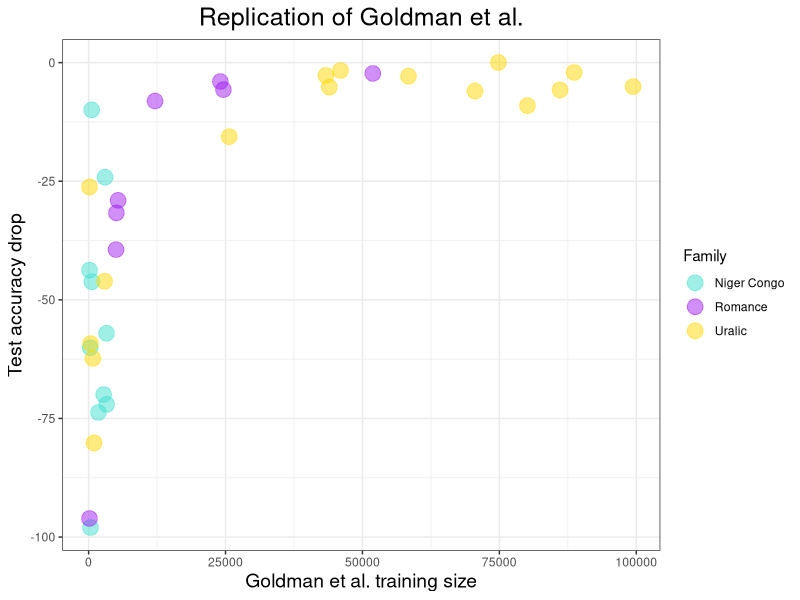
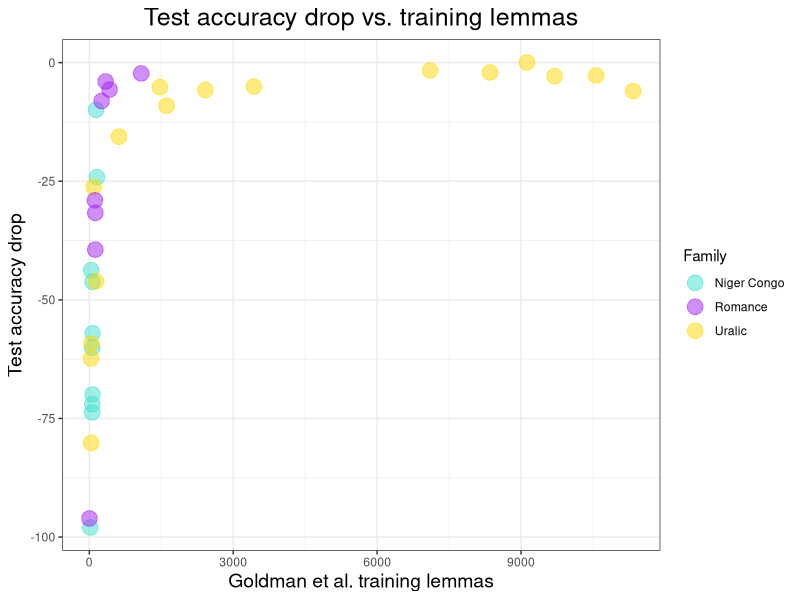
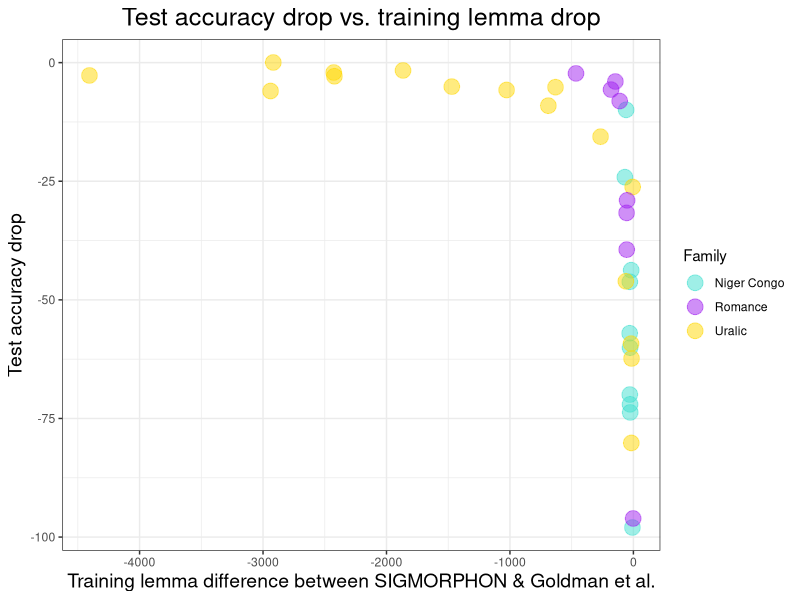
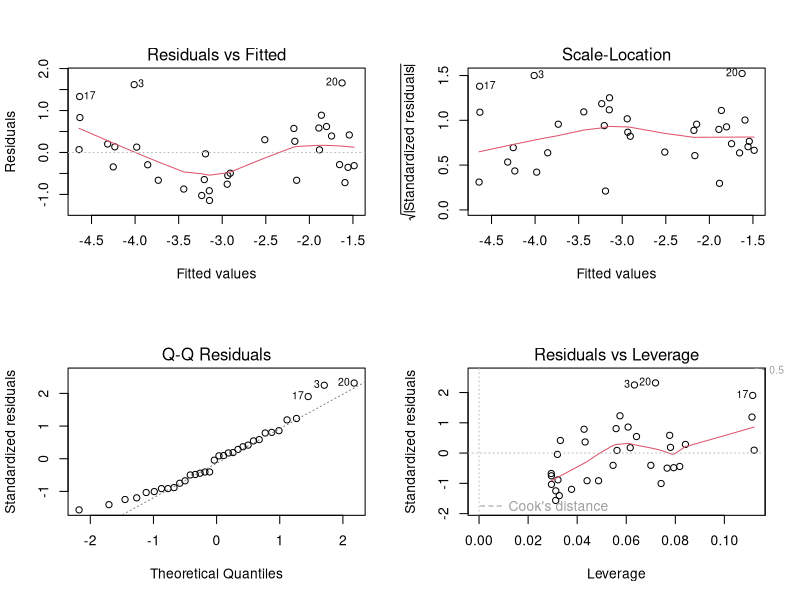
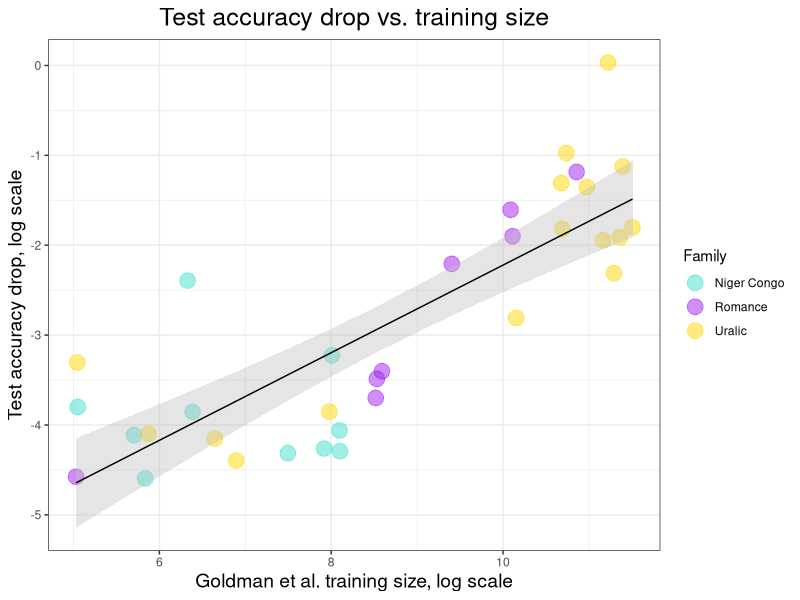
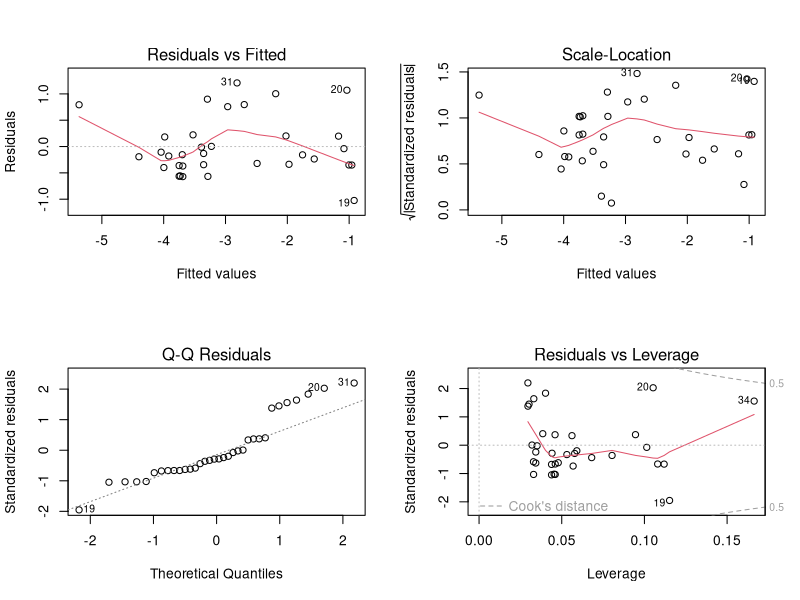
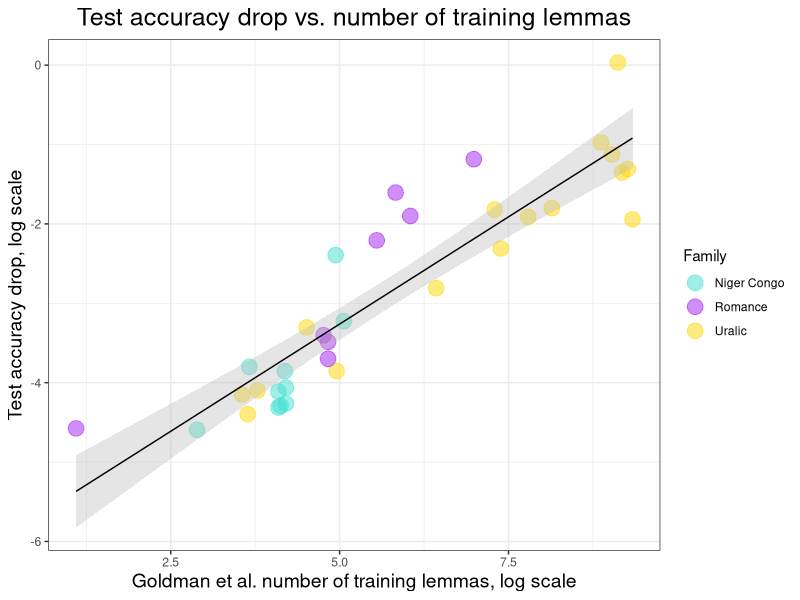
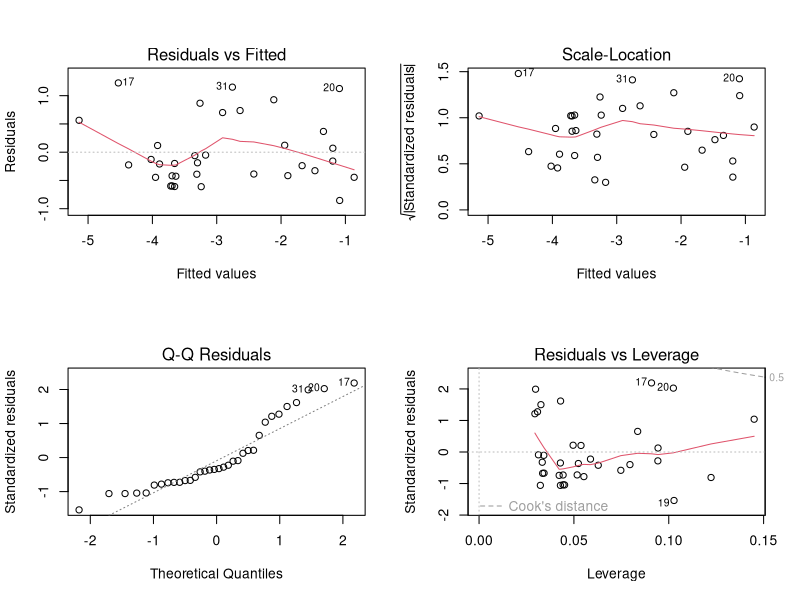

Source code (R) for these figures, in order:
## ---- chunk 1
library(ggplot2)
library(tidyverse)
library(car)
library(mgcv)
require(splines)
## ---- chunk 2
# Read in the data 
df<-read.csv("replication/replication_complete.csv")

# Make the family column pretty 
df$Family = str_to_title(str_replace(df$Family, "_", " "))

# We're going to be making a lot of log-log plots, so lets make our lives easier:
df$log_test_acc_drop = -1*log((-1*df$test_acc_drop)+1)
df$log_train_lemma_diff = -1*log(-1*df$train_lemma_diff_raw)
## ---- chunk 3
# We'll use this helper function to run our stats
correlations <- function(a, b){
  for (m in list("pearson", "spearman", "kendall")){
    # Supressing warnings bc we'll get them whenever there are ties 
    suppressWarnings(res <- cor.test(a, b, method = m))
    formatted <- sprintf("%s: %f (p = %e)", res$method, res$estimate, res$p.value)
    print(formatted)
  }
}

# We'll use this helper function to get information about our model
eval_model <- function(model, df){
  rsquared = summary(model)$r.squared
  AIC = AIC(model)
  results <- sprintf("R^2: %f, AIC: %f", rsquared, AIC)
  print(results)
  layout(matrix(c(1,2,3,4),2,2)) 
  plot(model)
  return(predict(model, df, se = TRUE))
}

# We'll use this helper function to compare two models 
compare_models <- function(model_both, model_single){
  layout(matrix(c(1,2,3,4),2,2)) 
  plot(model_both)
  AIC = AIC(model_both)
  anovap = anova(model_both, model_single)$`Pr(>F)`[-1]
  results <- sprintf("AIC: %f, ANOVA p: %f", AIC, anovap)
  print(results)
  vif(model_both)
}
## ---- chunk 4
df %>% 
  ggplot(aes(Goldman_train_size, test_acc_drop)) + 
  geom_point(aes(colour = Family), size = 5, alpha = 0.5) + 
  scale_color_manual(values=c("turquoise", "purple", "gold")) + 
  theme_bw() + 
  xlab("Goldman et al. training size") + 
  ylab("Test accuracy drop") + 
  ggtitle("Replication of Goldman et al.") + 
  theme(plot.title = element_text(hjust=0.5, size=18), 
        axis.title.y = element_text(size=14),
        axis.title.x = element_text(size=14),
        )
## ---- chunk 5
df %>% 
  ggplot(aes(Goldman_train_lemmas, test_acc_drop)) + 
  geom_point(aes(colour = Family), size = 5, alpha = 0.5) + 
  scale_color_manual(values=c("turquoise", "purple", "gold")) + 
  theme_bw() + 
  xlab("Goldman et al. training lemmas") + 
  ylab("Test accuracy drop") + 
  ggtitle("Test accuracy drop vs. training lemmas") + 
  theme(plot.title = element_text(hjust=0.5, size=18), 
        axis.title.y = element_text(size=14),
        axis.title.x = element_text(size=14),
  )
## ---- chunk 6
df %>% 
  ggplot(aes(train_lemma_diff_raw, test_acc_drop)) + 
  geom_point(aes(colour = Family), size = 5, alpha = 0.5) + 
  scale_color_manual(values=c("turquoise", "purple", "gold")) + 
  theme_bw() + 
  xlab("Training lemma difference between SIGMORPHON & Goldman et al.") + 
  ylab("Test accuracy drop") + 
  ggtitle("Test accuracy drop vs. training lemma drop") + 
  theme(plot.title = element_text(hjust=0.5, size=18), 
        axis.title.y = element_text(size=14),
        axis.title.x = element_text(size=14),
  )
## ---- chunk 7
train_size_lm = lm(log_test_acc_drop ~ log(Goldman_train_size), data = df)
pred <- eval_model(train_size_lm, df)

df %>% 
  ggplot(aes(log(Goldman_train_size), log_test_acc_drop)) + 
  geom_point(aes(colour = Family), size = 5, alpha = 0.5) + 
  scale_color_manual(values=c("turquoise", "purple", "gold")) + 
  theme_bw() + 
  xlab("Goldman et al. training size, log scale") + 
  ylab("Test accuracy drop, log scale") + 
  ggtitle("Test accuracy drop vs. training size") + 
  theme(plot.title = element_text(hjust=0.5, size=18), 
        axis.title.y = element_text(size=14),
        axis.title.x = element_text(size=14),
  )  +
  geom_ribbon(aes(x = log(Goldman_train_size), 
                  ymin = pred$fit - 2 * pred$se.fit, 
                  ymax = pred$fit + 2 * pred$se.fit), 
              fill = "grey", 
              alpha = .4) + 
  geom_line(aes(x = log(Goldman_train_size), y = pred$fit), color = "black")
ggsave("../writeup/figs/lm_drop_size.png", dpi=500)

correlations(log(df$Goldman_train_size), df$log_test_acc_drop)
## ---- chunk 8
train_lemma_lm = lm(log_test_acc_drop ~ log(Goldman_train_lemmas), data = df)
pred <- eval_model(train_lemma_lm, df)

df %>% 
  ggplot(aes(log(Goldman_train_lemmas), log_test_acc_drop)) + 
  geom_point(aes(colour = Family), size = 5, alpha = 0.5) + 
  scale_color_manual(values=c("turquoise", "purple", "gold")) + 
  theme_bw() + 
  xlab("Goldman et al. number of training lemmas, log scale") + 
  ylab("Test accuracy drop, log scale") + 
  ggtitle("Test accuracy drop vs. number of training lemmas") + 
  theme(plot.title = element_text(hjust=0.5, size=18), 
        axis.title.y = element_text(size=14),
        axis.title.x = element_text(size=14),
  )  + 
  geom_ribbon(aes(x = log(Goldman_train_lemmas), 
                 ymin = pred$fit - 2 * pred$se.fit, 
                 ymax = pred$fit + 2 * pred$se.fit), 
             fill = "grey", 
             alpha = .4) + 
  geom_line(aes(x = log(Goldman_train_lemmas), y = pred$fit), color = "black")
ggsave("../writeup/figs/lm_drop_lemmas.png", dpi=500)

correlations(log(df$Goldman_train_lemmas), df$log_test_acc_drop)
## ---- chunk 9
lemma_drop_lm = lm(log_test_acc_drop ~ log_train_lemma_diff, data = df)
pred <- eval_model(lemma_drop_lm, df)

df %>% 
  ggplot(aes(log_train_lemma_diff, log_test_acc_drop)) + 
  geom_point(aes(colour = Family), size = 5, alpha = 0.5) + 
  scale_color_manual(values=c("turquoise", "purple", "gold")) + 
  theme_bw() + 
  xlab("Training lemma drop, log scale") + 
  ylab("Test accuracy drop, log scale") + 
  ggtitle("Test accuracy drop vs. training lemma drop") +
  theme(plot.title = element_text(hjust=0.5, size=18), 
        axis.title.y = element_text(size=14),
        axis.title.x = element_text(size=14),
  )  + 
  geom_ribbon(aes(x = log_train_lemma_diff, 
                 ymin = pred$fit - 2 * pred$se.fit, 
                 ymax = pred$fit + 2 * pred$se.fit), 
             fill = "grey", 
             alpha = .4) + 
  geom_line(aes(x = log_train_lemma_diff, y = pred$fit), color = "black")

ggsave("../writeup/figs/lm_drop_drop.png", dpi=500)
correlations(df$log_train_lemma_diff, df$log_test_acc_drop)
## ---- chunk 10
df %>% 
  ggplot(aes(log(Goldman_train_size), log(Goldman_train_lemmas))) + 
  geom_point(aes(colour = Family), size = 5, alpha = 0.5) + 
  scale_color_manual(values=c("turquoise", "purple", "gold")) + 
  theme_bw() + 
  xlab("Goldman et al. training size, log scale") + 
  ylab("Goldman et al. number of training lemmas, log scale") + 
  ggtitle("Training size vs. training lemmas, log scale") + 
  theme(plot.title = element_text(hjust=0.5, size=18), 
        axis.title.y = element_text(size=14),
        axis.title.x = element_text(size=14),
  )  + 
  stat_smooth(method="lm", color="black", size=0.5, alpha = 0.5)

correlations(log(df$Goldman_train_size), log(df$Goldman_train_lemmas))
## ---- chunk 11
df %>%
  ggplot(aes(log(Goldman_train_size), log_train_lemma_diff)) + 
  geom_point(aes(colour = Family), size = 5, alpha = 0.5) + 
  scale_color_manual(values=c("turquoise", "purple", "gold")) + 
  theme_bw() + 
  xlab("Goldman et al. training size, log scale") + 
  ylab("Training lemma difference, log scale") + 
  ggtitle("Training size vs. training lemma drop") + 
  theme(plot.title = element_text(hjust=0.5, size=18), 
        axis.title.y = element_text(size=14),
        axis.title.x = element_text(size=14),
  )  + 
  stat_smooth(method="lm", color="black", size=0.5, alpha = 0.5)

correlations(log(df$Goldman_train_size), df$log_train_lemma_diff)
## ---- chunk 12
df %>%
  ggplot(aes(log(Goldman_train_lemmas), log_train_lemma_diff)) + 
  geom_point(aes(colour = Family), size = 5, alpha = 0.5) + 
  scale_color_manual(values=c("turquoise", "purple", "gold")) + 
  theme_bw() + 
  xlab("Goldman et al. training lemmas, log scale") + 
  ylab("Training lemma difference, log scale") + 
  ggtitle("Training lemmas vs. training lemma drop") + 
  theme(plot.title = element_text(hjust=0.5, size=18), 
        axis.title.y = element_text(size=14),
        axis.title.x = element_text(size=14),
  )  + 
  stat_smooth(method="lm", color="black", size=0.5, alpha = 0.5)

correlations(log(df$Goldman_train_lemmas), df$log_train_lemma_diff)
## ---- chunk 13
lemmas_plus_train_lm = lm(log_test_acc_drop ~ log(Goldman_train_size) + log(Goldman_train_lemmas), data = df)
summary(lemmas_plus_train_lm)$r.squared
compare_models(lemmas_plus_train_lm, train_lemma_lm)
## ---- chunk 14
lemmas_drop_lm = lm(log_test_acc_drop ~ log(Goldman_train_lemmas) + log_train_lemma_diff, data = df)
summary(lemmas_drop_lm)$r.squared
compare_models(lemmas_drop_lm, train_lemma_lm)
## ---- chunk 15
ns_train_size_lm = lm(log_test_acc_drop ~ ns(log(Goldman_train_size), df=3), data = df)
pred <- eval_model(ns_train_size_lm, df)

df %>% 
  ggplot(aes(log(Goldman_train_size), log_test_acc_drop)) + 
  geom_point(aes(colour = Family), size = 5, alpha = 0.5) + 
  scale_color_manual(values=c("turquoise", "purple", "gold")) + 
  theme_bw() + 
  xlab("Goldman et al. training size, log scale") + 
  ylab("Test accuracy drop, log scale") + 
  ggtitle("Test accuracy drop vs. training size") + 
  theme(plot.title = element_text(hjust=0.5, size=18), 
        axis.title.y = element_text(size=14),
        axis.title.x = element_text(size=14),
  )  +
  geom_ribbon(aes(x = log(Goldman_train_size), 
                  ymin = pred$fit - 2 * pred$se.fit, 
                  ymax = pred$fit + 2 * pred$se.fit), 
              fill = "grey", 
              alpha = .4) + 
  geom_line(aes(x = log(Goldman_train_size), y = pred$fit), color = "black")

ggsave("../writeup/figs/ns_drop_size.png", dpi=500)
## ---- chunk 16
ns_train_lemma_lm = lm(log_test_acc_drop ~ ns(log(Goldman_train_lemmas), df = 3), data = df)
pred <- eval_model(ns_train_lemma_lm, df)

df %>% 
  ggplot(aes(log(Goldman_train_lemmas), log_test_acc_drop)) + 
  geom_point(aes(colour = Family), size = 5, alpha = 0.5) + 
  scale_color_manual(values=c("turquoise", "purple", "gold")) + 
  theme_bw() + 
  xlab("Goldman et al. number of training lemmas, log scale") + 
  ylab("Test accuracy drop, log scale") + 
  ggtitle("Test accuracy drop vs. number of training lemmas") + 
  theme(plot.title = element_text(hjust=0.5, size=18), 
        axis.title.y = element_text(size=14),
        axis.title.x = element_text(size=14),
  )  + 
  geom_ribbon(aes(x = log(Goldman_train_lemmas), 
                 ymin = pred$fit - 2 * pred$se.fit, 
                 ymax = pred$fit + 2 * pred$se.fit), 
             fill = "grey", 
             alpha = .4) + 
  geom_line(aes(x = log(Goldman_train_lemmas), y = pred$fit), color = "black")

ggsave("../writeup/figs/ns_drop_lemmas.png", dpi=500)
## ---- chunk 17
ns_lemma_drop_lm = lm(log_test_acc_drop ~ ns(log_train_lemma_diff, df = 3), data = df)
pred <- eval_model(ns_lemma_drop_lm, df)

df %>% 
  ggplot(aes(log_train_lemma_diff, log_test_acc_drop)) + 
  geom_point(aes(colour = Family), size = 5, alpha = 0.5) + 
  scale_color_manual(values=c("turquoise", "purple", "gold")) + 
  theme_bw() + 
  xlab("Training lemma drop, log scale") + 
  ylab("Test accuracy drop, log scale") + 
  ggtitle("Test accuracy drop vs. training lemma drop") +
  theme(plot.title = element_text(hjust=0.5, size=18), 
        axis.title.y = element_text(size=14),
        axis.title.x = element_text(size=14),
  )  + 
  geom_ribbon(aes(x = log_train_lemma_diff, 
                 ymin = pred$fit - 2 * pred$se.fit, 
                 ymax = pred$fit + 2 * pred$se.fit), 
             fill = "grey", 
             alpha = .4) + 
  geom_line(aes(x = log_train_lemma_diff, y = pred$fit), color = "black")

ggsave("../writeup/figs/ns_drop_drop.png", dpi=500)
## ---- chunk 18
ns_lemmas_plus_train_lm = lm(log_test_acc_drop ~ ns(log(Goldman_train_size), df = 3) + ns(log(Goldman_train_lemmas), df = 3), data = df)
summary(ns_lemmas_plus_train_lm)$r.squared
compare_models(ns_lemmas_plus_train_lm, ns_train_lemma_lm)
## ---- chunk 19
ns_lemmas_drop_lm = lm(log_test_acc_drop ~ ns(log(Goldman_train_lemmas), df = 3) + ns(log_train_lemma_diff, df = 3), data = df)
summary(ns_lemmas_drop_lm)$r.squared
compare_models(ns_lemmas_drop_lm, ns_train_lemma_lm)
## ---- chunk 20
Gold <- df %>% 
  select(train=Goldman_train_size, 
         lemmas = Goldman_train_lemmas,
         test = Goldman_test_acc, 
         Family = Family
         ) 
Gold$Type = "Goldman"

Sigm <- df %>% 
  select(train = SIGMORPHON_train_size,
         lemmas = SIGMORPHON_train_lemmas,
         test = SIGMORPHON_test_acc,
         Family = Family
         )
Sigm$Type = "SIGMORPHON"

new_df = rbind(Gold, Sigm)
## ---- chunk 21
new_df %>% 
  ggplot(aes(log(train), log(test + 1), color = Type)) +
  geom_point(aes(shape = Family), size = 5, alpha = 0.5) + 
  scale_color_manual(values=c("turquoise", "purple", "gold")) + 
  stat_smooth(aes(color=Type), method="lm", size=0.5, alpha = 0.5)+ 
  theme_bw() + 
  xlab("Training size, log scale") + 
  ylab("Test accuracy, log scale") + 
  ggtitle("Test accuracy vs. training size") + 
  theme(plot.title = element_text(hjust=0.5, size=18), 
        axis.title.y = element_text(size=14),
        axis.title.x = element_text(size=14),
  ) 
print("-------GOLDMAN ------")
correlations(log(df$Goldman_train_size), log(df$Goldman_test_acc + 1))
print("-------SIGMORPHON -------")
correlations(log(df$SIGMORPHON_train_size), log(df$SIGMORPHON_test_acc + 1))
## ---- chunk 22
new_df %>% 
  ggplot(aes(log(lemmas), log(test + 1), color = Type)) +
  geom_point(aes(shape = Family), size = 5, alpha = 0.5) + 
  scale_color_manual(values=c("turquoise", "purple", "gold")) + 
  stat_smooth(aes(color=Type), method="lm", size=0.5, alpha = 0.5) + 
  theme_bw() + 
  xlab("Training lemmas, log scale") + 
  ylab("Test accuracy, log scale") + 
  ggtitle("Test accuracy vs. training lemmas") + 
  theme(plot.title = element_text(hjust=0.5, size=18), 
        axis.title.y = element_text(size=14),
        axis.title.x = element_text(size=14),
  ) 
print("-------GOLDMAN ------")
correlations(log(df$Goldman_train_lemmas), log(df$Goldman_test_acc + 1))
print("-------SIGMORPHON -------")
correlations(log(df$SIGMORPHON_train_lemmas), log(df$SIGMORPHON_test_acc + 1))
## ---- chunk 23
print("-------GOLDMAN ------")
correlations(log(df$Goldman_train_size), log(df$Goldman_train_lemmas))
print("-------SIGMORPHON -------")
correlations(log(df$SIGMORPHON_train_size), log(df$SIGMORPHON_train_lemmas))
## ---- chunk 24
train_size_lm = lm(log(Goldman_test_acc + 1) ~ log(Goldman_train_size), data = df)
pred <- eval_model(train_size_lm, df)

df %>% 
  ggplot(aes(log(Goldman_train_size), log(Goldman_test_acc + 1))) + 
  geom_point(aes(colour = Family), size = 5, alpha = 0.5) + 
  scale_color_manual(values=c("turquoise", "purple", "gold")) + 
  theme_bw() + 
  xlab("Goldman et al. training size, log scale") + 
  ylab("Goldman et al. test accuracy, log scale") + 
  ggtitle("Goldman et al. test accuracy vs. training size") + 
  theme(plot.title = element_text(hjust=0.5, size=18), 
        axis.title.y = element_text(size=14),
        axis.title.x = element_text(size=14),
  )  + 
  geom_ribbon(aes(x = log(Goldman_train_size), 
                  ymin = pred$fit - 2 * pred$se.fit, 
                  ymax = pred$fit + 2 * pred$se.fit), 
              fill = "grey", 
              alpha = .4) + 
  geom_line(aes(x = log(Goldman_train_size), y = pred$fit), color = "black") 
ggsave("../writeup/figs/lm_raw_size.png", dpi=500)
## ---- chunk 25
train_lemma_lm = lm(log(Goldman_test_acc + 1) ~ log(Goldman_train_lemmas), data = df)
pred <- eval_model(train_lemma_lm)

df %>% 
  ggplot(aes(log(Goldman_train_lemmas), log(Goldman_test_acc + 1))) + 
  geom_point(aes(colour = Family), size = 5, alpha = 0.5) + 
  scale_color_manual(values=c("turquoise", "purple", "gold")) + 
  theme_bw() + 
  xlab("Goldman et al. number of training lemmas, log scale") + 
  ylab("Goldman et al. test accuracy, log scale") + 
  ggtitle("Goldman et al. test accuracy vs. training lemmas") + 
  theme(plot.title = element_text(hjust=0.5, size=18), 
        axis.title.y = element_text(size=14),
        axis.title.x = element_text(size=14),
  )  + 
  geom_ribbon(aes(x = log(Goldman_train_lemmas), 
                  ymin = pred$fit - 2 * pred$se.fit, 
                  ymax = pred$fit + 2 * pred$se.fit), 
              fill = "grey", 
              alpha = .4) + 
  geom_line(aes(x = log(Goldman_train_lemmas), y = predict(train_lemma_lm)), color = "black")
ggsave("../writeup/figs/lm_raw_lemmas.png", dpi=500)
## ---- chunk 26
lemmas_plus_train_lm <- lm(log(Goldman_test_acc + 1) ~ log(Goldman_train_size) + log(Goldman_train_lemmas), data = df)
summary(lemmas_plus_train_lm)$r.squared
compare_models(lemmas_plus_train_lm, train_lemma_lm)
compare_models(lemmas_plus_train_lm, train_size_lm)
## ---- chunk 27
ns_train_size_lm = lm(log(Goldman_test_acc + 1) ~ ns(log(Goldman_train_size), df = 3), data = df)
pred <- eval_model(ns_train_size_lm, df)
df %>% 
  ggplot(aes(log(Goldman_train_size), log(Goldman_test_acc + 1))) + 
  geom_point(aes(colour = Family), size = 5, alpha = 0.5) + 
  scale_color_manual(values=c("turquoise", "purple", "gold")) + 
  theme_bw() + 
  xlab("Goldman et al. training size, log scale") + 
  ylab("Goldman et al. test accuracy, log scale") + 
  ggtitle("Goldman et al. test accuracy vs. training size") + 
  theme(plot.title = element_text(hjust=0.5, size=18), 
        axis.title.y = element_text(size=14),
        axis.title.x = element_text(size=14),
  )  + 
  geom_ribbon(aes(x = log(Goldman_train_size), 
                  ymin = pred$fit - 2 * pred$se.fit, 
                  ymax = pred$fit + 2 * pred$se.fit), 
              fill = "grey", 
              alpha = .4) + 
  geom_line(aes(x = log(Goldman_train_size), y = pred$fit), color = "black")
ggsave("../writeup/figs/ns_raw_size.png", dpi=500)
## ---- chunk 28
ns_train_lemma = lm(log(Goldman_test_acc + 1) ~ ns(log(Goldman_train_lemmas), df = 3), data = df)
pred <-  eval_model(ns_train_lemma, df)
df %>% 
  ggplot(aes(log(Goldman_train_lemmas), log(Goldman_test_acc + 1))) + 
  geom_point(aes(colour = Family), size = 5, alpha = 0.5) + 
  scale_color_manual(values=c("turquoise", "purple", "gold")) + 
  theme_bw() + 
  xlab("Goldman et al. number of training lemmas, log scale") + 
  ylab("Goldman et al. test accuracy, log scale") + 
  ggtitle("Goldman et al. test accuracy vs. training lemmas") + 
  theme(plot.title = element_text(hjust=0.5, size=18), 
        axis.title.y = element_text(size=14),
        axis.title.x = element_text(size=14),
  )  + 
  geom_ribbon(aes(x = log(Goldman_train_lemmas), 
                  ymin = pred$fit - 2 * pred$se.fit, 
                  ymax = pred$fit + 2 * pred$se.fit), 
              fill = "grey", 
              alpha = .4) + 
  geom_line(aes(x = log(Goldman_train_lemmas), y = pred$fit), color = "black")

ggsave("../writeup/figs/ns_raw_lemmas.png", dpi=500)
## ---- chunk 29
ns_lemmas_plus_train_lm <- lm(log(Goldman_test_acc + 1) ~ ns(log(Goldman_train_size), df = 3) + ns(log(Goldman_train_lemmas), df = 3), data = df)
summary(ns_lemmas_plus_train_lm)$r.squared
compare_models(ns_lemmas_plus_train_lm, ns_train_lemma)
compare_models(ns_lemmas_plus_train_lm, ns_train_size_lm)
